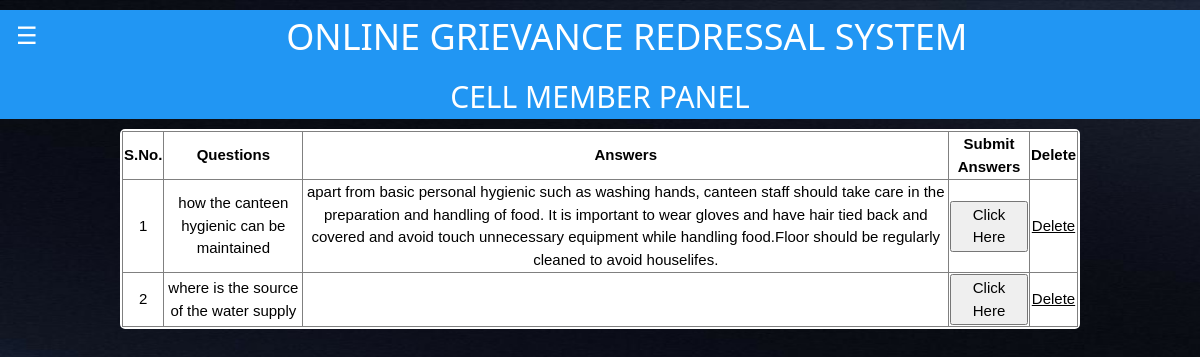
Screenshot of /answer.php (signed in) with the database file from the repository.
### tables this page shows
CREATE TABLE `queries` (
  `qid` int(10) NOT NULL,
  `question` text NOT NULL,
  `answer` text NOT NULL,
  `admno` int(11) NOT NULL,
  `visible` varchar(10) NOT NULL
);

### answer.php (the view, shortened to what this page needs)
<!DOCTYPE html>
<html>
<link rel="stylesheet" href="extra.css">
<body>
<div class="w3-blue">
  <button class="w3-button w3-blue w3-xlarge w3-left" onclick="openLeftMenu()">&#9776;</button>
  <h1 style="text-align:center;">ONLINE GRIEVANCE REDRESSAL SYSTEM</h1>
  <h2 style="color:White; text-align:center">CELL MEMBER PANEL</h2>
</div>
<center>
<div style="background-color:White; border: 2px solid White; border-radius: 5px; width:80% ">
  <table width="100%" border="1" style="border-collapse:collapse;">
<thead>
<tr>
<th><center>S.No.</center></th>
<th><center>Questions</center></th>
<th><center>Answers</center></th>
<th><center>Submit Answers</center></th>
<th><center>Delete</center></th>
</tr>
</thead>
<tbody>
<?php
require_once "config.php";
$count=1;
$sel_query="Select * from queries order by qid";
$result = mysqli_query($link,$sel_query);
while($row = mysqli_fetch_assoc($result)) {
?>
<tr><td align="center"><?php echo $count; ?></td>
<td align="center"><?php echo $row["question"]; ?></td>
<td align="center"><?php echo $row["answer"]; ?></td>
<td align="center">
<a href="javascript:void(0);" onClick="popUpWindow('http://localhost/og/write.php?uid=<?php echo htmlentities($row['qid']);?>');" title="Details">
<button type="button" class="btn btn-primary">Click Here</button></a>
</td>
<td align="center">
<a href="askd.php?id=<?php echo $row["qid"]; ?>">Delete</a>
</td>
</tr>
<?php $count++; } ?>
</tbody>
</table>
</div>
     </center>
</body>
</html>

### extra.css (style rules this page uses)
html { box-sizing:border-box }
*,*:before,*:after { box-sizing:inherit }
html { -ms-text-size-adjust:100%;-webkit-text-size-adjust:100% }
body { margin:0 }
a { background-color:transparent }
button,input,select,textarea,optgroup { font:inherit;margin:0 }
button,input { overflow:visible }
button,select { text-transform:none }
button,[type=button],[type=reset],[type=submit] { -webkit-appearance:button }
html,body { font-family:Verdana,sans-serif;font-size:15px;line-height:1.5 }
html { overflow-x:hidden }
h1 { font-size:36px }
h2 { font-size:30px }
h1,h2,h3,h4,h5,h6 { font-family:"Segoe UI",Arial,sans-serif;font-weight:400;margin:10px 0 }
a { color:inherit }
.w3-btn,.w3-button { border:none;display:inline-block;padding:8px 16px;vertical-align:middle;overflow:hidden;text-decoration:none;color:inherit;background-color:inherit;text-align:center;cursor:pointer;white-space:nowrap }
.w3-btn,.w3-button { -webkit-touch-callout:none;-webkit-user-select:none;-khtml-user-select:none;-moz-user-select:none;-ms-user-select:none;user-select:none }
.w3-xlarge { font-size:24px!important }
.w3-left { float:left!important }
.w3-blue,.w3-hover-blue:hover { color:#fff!important;background-color:#2196F3!important }

### answer.php (style rules this page uses)
body { background-image:url('cl1.jpeg'); background-attachment:fixed; background-size:100% 100%; }

### rows the page displays
queries: question "how the canteen hygienic can be maintained", answer "apart from basic personal hygienic such as washing hands, canteen staff should take care in the preparation and handling of food. It is important to wear gloves and have hair tied back and covered and avoid touch unnecessary equipment while handling food.Floor should be regularly cleaned to avoid houselifes."
queries: question "where is the source of the water supply"
